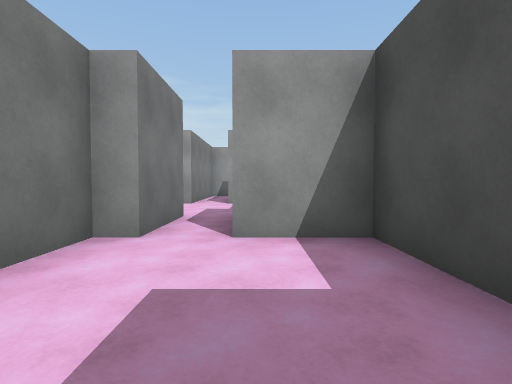
view 1 (above)

14 first-person views from a walk through a Unity game level. The camera is 1.2 m above the floor, tilts 2° down and sees 80° across. The floor is counted in squares, 2 m on a side. Each view is taken from the middle of a square. On the plan, view 1 faces up. The plan holds only what a view shows up to about 9 squares ahead; the rest is blank. The place goes on beyond the plan. The player is left out.

view 2
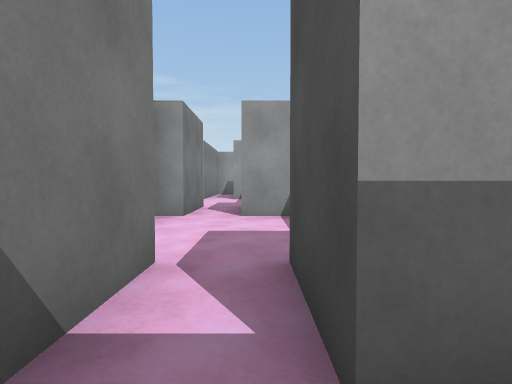

view 3
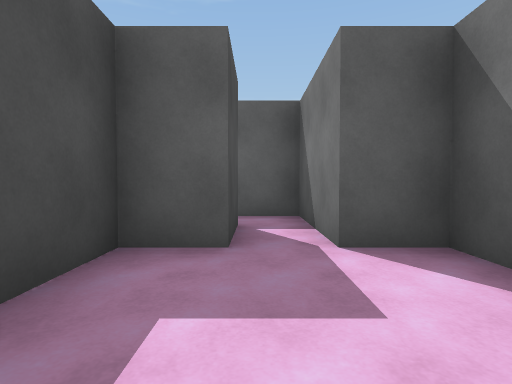

view 4
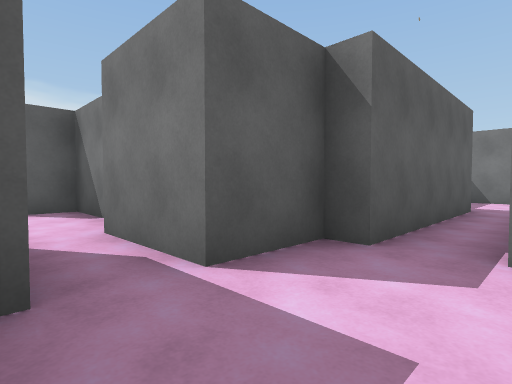

view 5
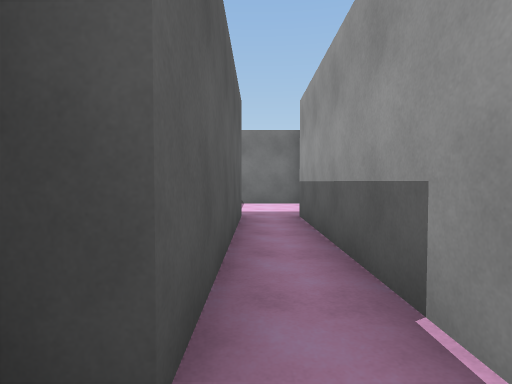

view 6
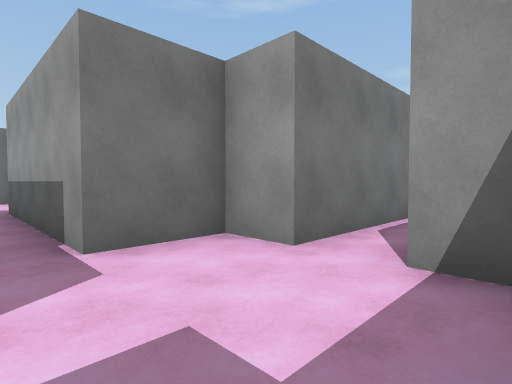

view 7
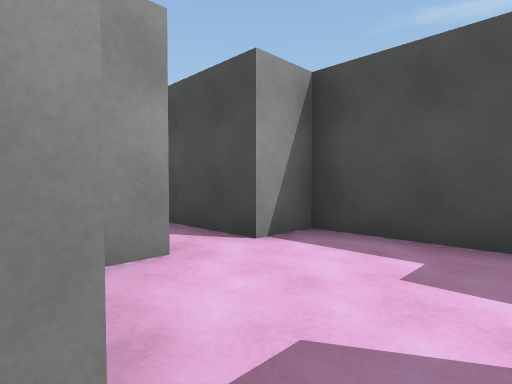

view 8
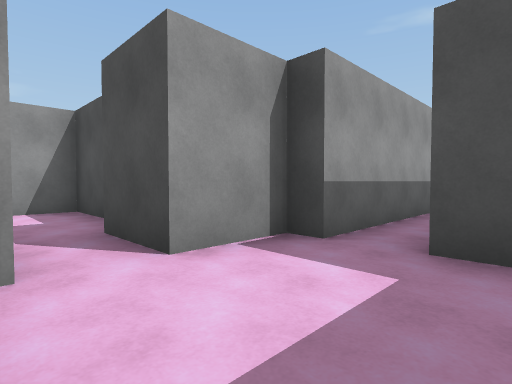

view 9
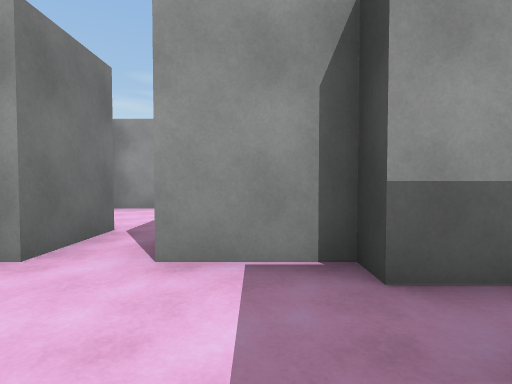

view 10
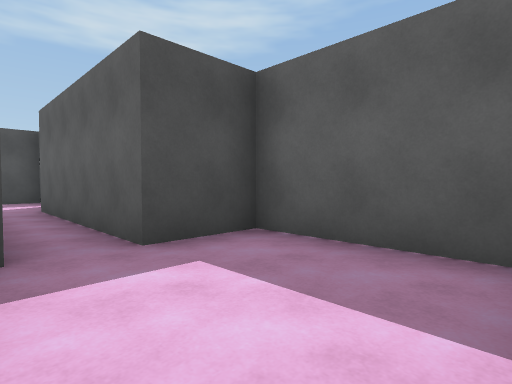

view 11
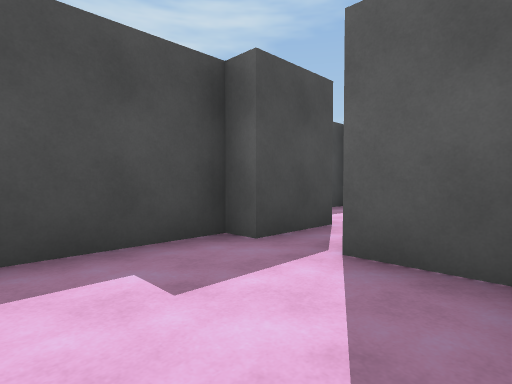

view 12
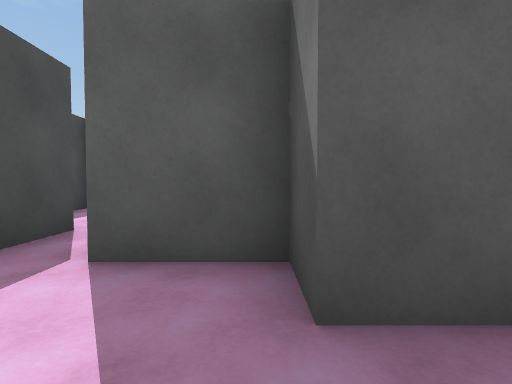

view 13
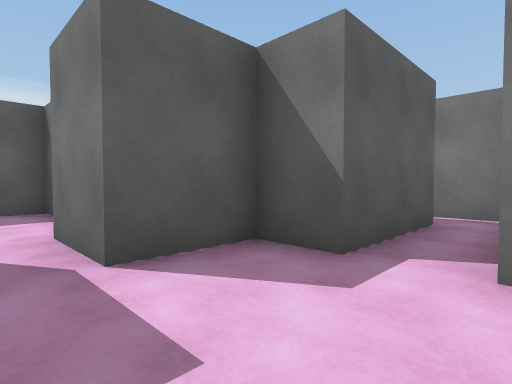

view 14
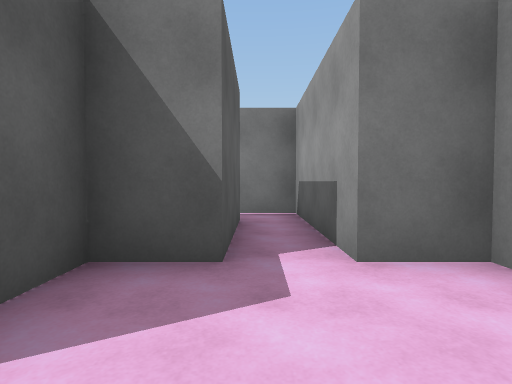

### Floor plan
Points are (right, up) in squares from view 1. A wall is a line through its corners. A room is listed if a view was taken in it or the views show most of it. See-through windows are left out.
Room 1 (views 1, 3)
walls: (-1.3, 3.2) (-1.7, 3.2) (-1.7, 0.3) (-0.7, 0.3) (-0.7, -2.2); (0.3, -1.3) (0.3, 0.3) (1.3, 0.3) (1.3, 3.2) (-0.2, 3.2)
ways out: opening at (0, -0.5) to room 2; opening at (-1, 4.5) to room 3
Room 2 (view 2)
walls: (0.8, -1.3) (0.3, -1.3); (-0.7, -2.2) (0.4, -2.2)
ways out: opening at (0, -0.5) to room 1
Room 3 (views 4, 5, 6)
walls: (-1.7, 8.3) (-2.7, 8.3) (-2.7, 6.8); (-0.4, 5.3) (0.3, 5.3) (0.3, 8.3) (-0.7, 8.3); (-2.7, 5.8) (-2.7, 5.3) (-1.3, 5.3) (-1.3, 3.2)
ways out: opening at (-1, 4.5) to room 1; opening at (-2, 6) to room 4; opening at (-1, 9)
Room 4 (views 7, 8, 9, 10)
walls: (-10.3, 7.2) (-10.3, 4.2) (-7.2, 4.2) (-7.2, 5.8) (-2.7, 5.8); (-2.7, 6.8) (-7.2, 6.8) (-7.2, 7.2) (-8.8, 7.2)
ways out: opening at (-2, 6) to room 3; opening at (-9, 8) to room 5
Room 5 (views 11, 12, 13, 14)
walls: (-11.3, 9.8) (-11.3, 8.8) (-9.7, 8.8) (-9.7, 7.2); (-8.8, 7.2) (-8.8, 8.8) (-8.3, 8.8) (-8.3, 11.7) (-11.3, 11.7) (-11.3, 10.8)
ways out: opening at (-9, 8) to room 4; opening at (-12.5, 10) to room 6
Room 6 (no view inside)
walls: (-13.9, 9.8) (-11.3, 9.8); (-11.3, 10.8) (-14.8, 10.8) (-14.8, 9.4)
ways out: opening at (-12.5, 10) to room 5

Where each view was taken, in squares from view 1:
view 1: 0 up, 0 right, facing up
view 2: 2 down, 0 right, facing up
view 3: 3 up, 0 right, facing down
view 4: 7 up, 0 right, facing down-left
view 5: 6 up, 2 left, facing left
view 6: 6 up, 0 right, facing up-left
view 7: 6 up, 3 left, facing up-right
view 8: 5 up, 10 left, facing up-right
view 9: 5 up, 8 left, facing up
view 10: 7 up, 10 left, facing down-right
view 11: 11 up, 11 left, facing down-right
view 12: 11 up, 11 left, facing down
view 13: 11 up, 9 left, facing down-left
view 14: 10 up, 9 left, facing left
